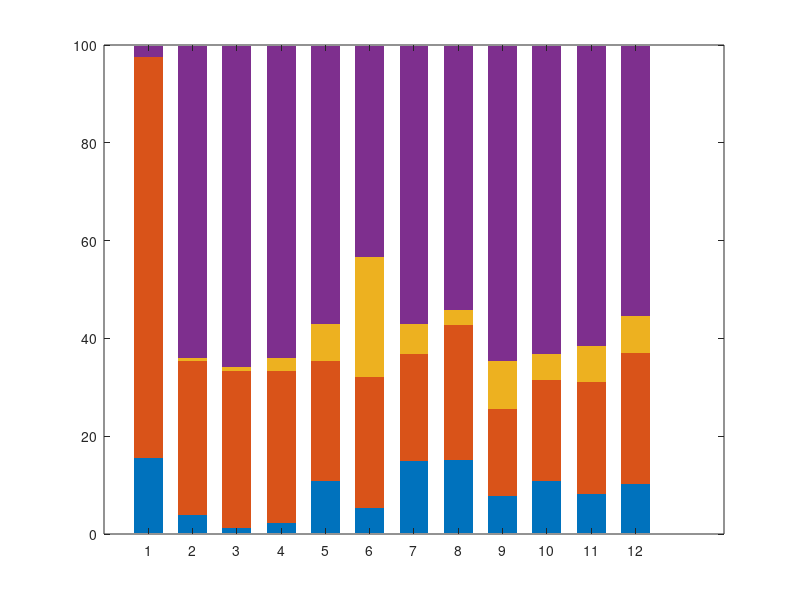

Recreate this plot in MATLAB. (Note: this script raises an error after producing the figure.)
clear
close all
load('num_units.mat')

save_fig_path = 'G:\Research\01 Speech_Comprehension\02 Figure_AI\Fig_sup_update_202601\Fig2_part';
save_fig_name = 'all_modles_prop_3unit_v3';

%% 1. 准备模型名称
models = { ...
    'XLSR-53-ch', 'Whisper-large-v3', 'LLaSM', 'SALMONN', ...
    'Qwen-Audio', 'Qwen-Audio-Chat', 'Qwen2-Audio', 'Qwen2-Audio-Instruct', ...
    'GLM-4-Voice', 'Freeze-Omni', 'MiniCPM-o 2.6', 'Qwen2.5-Omni'};

%% 2. 提取数据并计算百分比
% 修改点①：重排顺序为 [shared, pho, sem, ns]，确保紫色在最底层
plot_data_raw = num_units(:, [4, 2, 3, 5]); 
row_totals = sum(plot_data_raw, 2);
percentages = (plot_data_raw ./ row_totals) * 100;

%% 3. 定义颜色
color_p = [180, 37, 35] / 255;      % pho (红)
color_s = [34, 91, 142] / 255;      % sem (蓝)
color_both = [103, 38, 141] / 255;   % shared (紫)
color_ns = [0.7 0.7 0.7];           % non-sensitive (灰)
colors = [color_both; color_p; color_s; color_ns];

%% 4. 修改点②：三段式 Y 轴拉伸逻辑
% 定义视觉节点：
% 0% 对应位置 0
% 1% 对应位置 10 (50的五分之一，假设总高度100，50在中点50，其1/5为10)
% 50% 对应位置 50
% 100% 对应位置 100

transform_y = @(x) ...
    (x <= 1) .* (x * 15) + ...
    (x > 1 & x <= 50) .* (15 + (x - 1) * (35 / 49)) + ...
    (x > 50) .* (50 + (x - 50) * (50 / 50));

% 对堆叠数据进行变换
cum_perc = cumsum(percentages, 2);
trans_cum = zeros(size(cum_perc));
for i = 1:size(cum_perc, 1)
    for j = 1:size(cum_perc, 2)
        trans_cum(i,j) = transform_y(cum_perc(i,j));
    end
end
trans_plot_data = [trans_cum(:, 1), diff(trans_cum, 1, 2)];

%% 5. 绘制堆叠柱状图
figure('Color', 'w', 'Position', [100, 100, 370, 160]);
b = bar(trans_plot_data, 'stacked', 'EdgeColor', 'none', 'BarWidth', 0.65);

for k = 1:4
    b(k).FaceColor = colors(k, :);
end

%% 6. 图表美化与刻度设置
set(gca, 'XTick', 1:12, 'XTickLabel', models, ...
    'TickLabelInterpreter', 'none', 'FontSize', 6);
xtickangle(45); 

% 仅标注 0, 1, 50, 100
tick_values = [0, 1, 50, 100];
set(gca, 'YTick', [transform_y(0), transform_y(1), transform_y(50), transform_y(100)], ...
    'YTickLabel', {'0', '1', '50', '100'});

ylabel('Proportion (%)', 'FontSize', 6);
title('Proportion of Units Types per Model', 'FontSize', 6);

set(gca, 'FontSize', 6, 'Box', 'off', 'FontName', 'Arial', 'TickDir', 'out', ...
    'LineWidth', 0.5, 'XColor', 'k', 'YColor', 'k');

grid off;
set(gca, 'Layer', 'top');
ylim([0 100]);

% 保存
if ~exist(save_fig_path, 'dir'), mkdir(save_fig_path); end
exportgraphics(gcf, fullfile(save_fig_path, [save_fig_name, '.pdf']), 'Resolution', 600);
